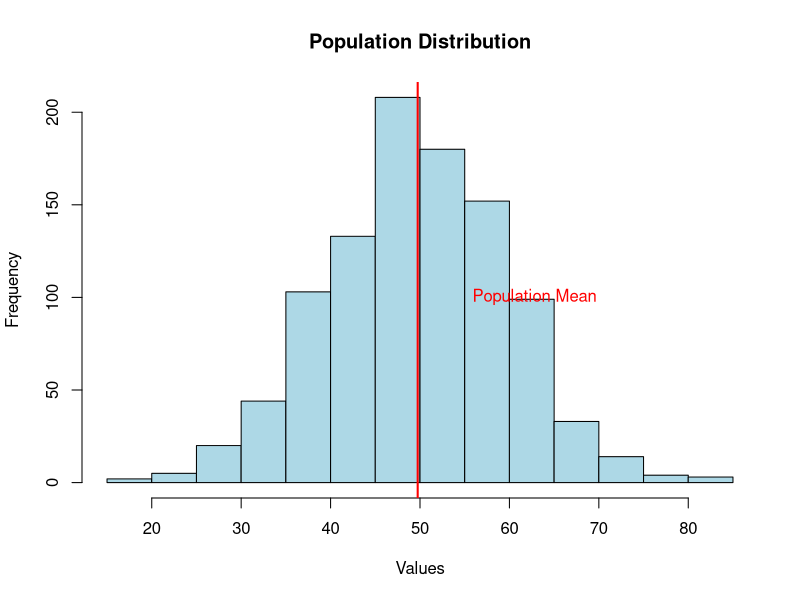
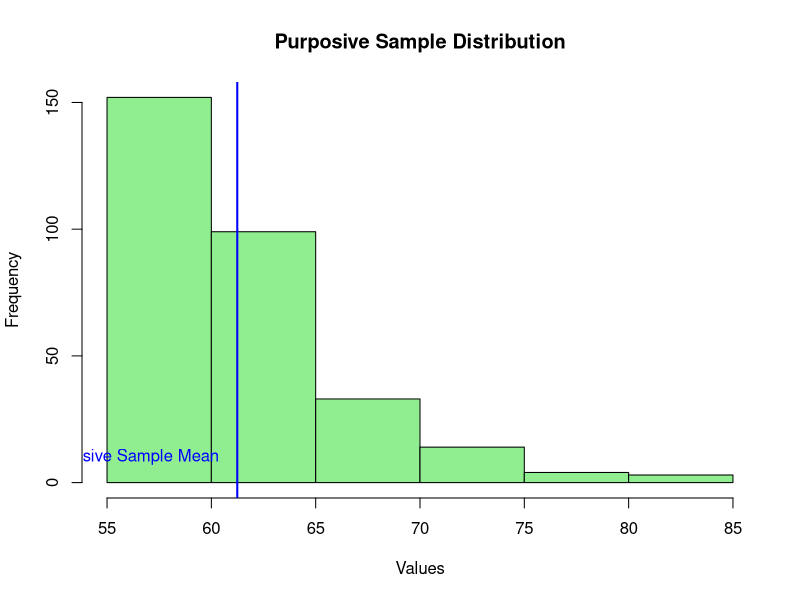

Generate these figures, in order, with R:
# Set a seed for reproducibility
set.seed(42)

# Generate a synthetic dataset with a normal distribution
population <- rnorm(1000, mean = 50, sd = 10)

# Define the criteria for purposive sampling (e.g., selecting values above a threshold)
threshold <- 55
purposive_sample <- population[population > threshold]

# Plot the population distribution
hist(population, main = "Population Distribution", xlab = "Values", col = "lightblue", border = "black")

# Add a vertical line at the population mean
abline(v = mean(population), col = "red", lwd = 2)

# Add text to label the mean
text(mean(population) + 5, 100, "Population Mean", col = "red", pos = 4)

# Plot the purposive sample distribution
hist(purposive_sample, main = "Purposive Sample Distribution", xlab = "Values", col = "lightgreen", border = "black")

# Add a vertical line at the mean of the purposive sample
abline(v = mean(purposive_sample), col = "blue", lwd = 2)

# Add text to label the mean
text(mean(purposive_sample) - 10, 10, "Purposive Sample Mean", col = "blue", pos = 4)
